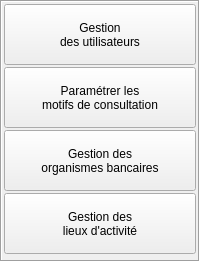
       <widget class="QFrame" name="Diversframe">
        <property name="minimumSize">
         <size>
          <width>0</width>
          <height>262</height>
         </size>
        </property>
        <property name="maximumSize">
         <size>
          <width>220</width>
          <height>262</height>
         </size>
        </property>
        <property name="frameShape">
         <enum>QFrame::Box</enum>
        </property>
        <property name="frameShadow">
         <enum>QFrame::Sunken</enum>
        </property>
        <layout class="QVBoxLayout" name="verticalLayout">
         <property name="spacing">
          <number>2</number>
         </property>
         <property name="leftMargin">
          <number>2</number>
         </property>
         <property name="topMargin">
          <number>2</number>
         </property>
         <property name="rightMargin">
          <number>2</number>
         </property>
         <property name="bottomMargin">
          <number>2</number>
         </property>
         <item>
          <widget class="UpPushButton" name="GestUserpushButton">
           <property name="minimumSize">
            <size>
             <width>0</width>
             <height>61</height>
            </size>
           </property>
           <property name="maximumSize">
            <size>
             <width>220</width>
             <height>16777215</height>
            </size>
           </property>
           <property name="contextMenuPolicy">
            <enum>Qt::NoContextMenu</enum>
           </property>
           <property name="text">
            <string>Gestion
des utilisateurs</string>
           </property>
           <property name="icon">
            <iconset resource="assets/Images/images.qrc">
             <normaloff>:/chgtuser.png</normaloff>:/chgtuser.png</iconset>
           </property>
           <property name="iconSize">
            <size>
             <width>32</width>
             <height>32</height>
            </size>
           </property>
          </widget>
         </item>
         <item>
          <widget class="UpPushButton" name="GestionMotifspushButton">
           <property name="minimumSize">
            <size>
             <width>0</width>
             <height>61</height>
            </size>
           </property>
           <property name="maximumSize">
            <size>
             <width>220</width>
             <height>16777215</height>
            </size>
           </property>
           <property name="contextMenuPolicy">
            <enum>Qt::NoContextMenu</enum>
           </property>
           <property name="text">
            <string>Paramétrer les
motifs de consultation</string>
           </property>
           <property name="icon">
            <iconset resource="assets/Images/images.qrc">
             <normaloff>:/list_all_participants.png</normaloff>:/list_all_participants.png</iconset>
           </property>
           <property name="iconSize">
            <size>
             <width>32</width>
             <height>32</height>
            </size>
           </property>
          </widget>
         </item>
         <item>
          <widget class="UpPushButton" name="GestionBanquespushButton">
           <property name="minimumSize">
            <size>
             <width>0</width>
             <height>61</height>
            </size>
           </property>
           <property name="maximumSize">
            <size>
             <width>220</width>
             <height>16777215</height>
            </size>
           </property>
           <property name="contextMenuPolicy">
            <enum>Qt::NoContextMenu</enum>
           </property>
           <property name="text">
            <string>Gestion des
organismes bancaires</string>
           </property>
           <property name="icon">
            <iconset resource="assets/Images/images.qrc">
             <normaloff>:/euro.ico</normaloff>:/euro.ico</iconset>
           </property>
           <property name="iconSize">
            <size>
             <width>30</width>
             <height>30</height>
            </size>
           </property>
          </widget>
         </item>
         <item>
          <widget class="UpPushButton" name="GestLieuxpushButton">
           <property name="minimumSize">
            <size>
             <width>0</width>
             <height>61</height>
            </size>
           </property>
           <property name="maximumSize">
            <size>
             <width>220</width>
             <height>16777215</height>
            </size>
           </property>
           <property name="contextMenuPolicy">
            <enum>Qt::NoContextMenu</enum>
           </property>
           <property name="text">
            <string>Gestion des
lieux d'activité</string>
           </property>
           <property name="icon">
            <iconset resource="assets/Images/images.qrc">
             <normaloff>:/address-book.png</normaloff>:/address-book.png</iconset>
           </property>
           <property name="iconSize">
            <size>
             <width>35</width>
             <height>35</height>
            </size>
           </property>
          </widget>
         </item>
         <item>
          <spacer name="verticalSpacer">
           <property name="orientation">
            <enum>Qt::Vertical</enum>
           </property>
           <property name="sizeHint" stdset="0">
            <size>
             <width>20</width>
             <height>40</height>
            </size>
           </property>
          </spacer>
         </item>
        </layout>
       </widget>
